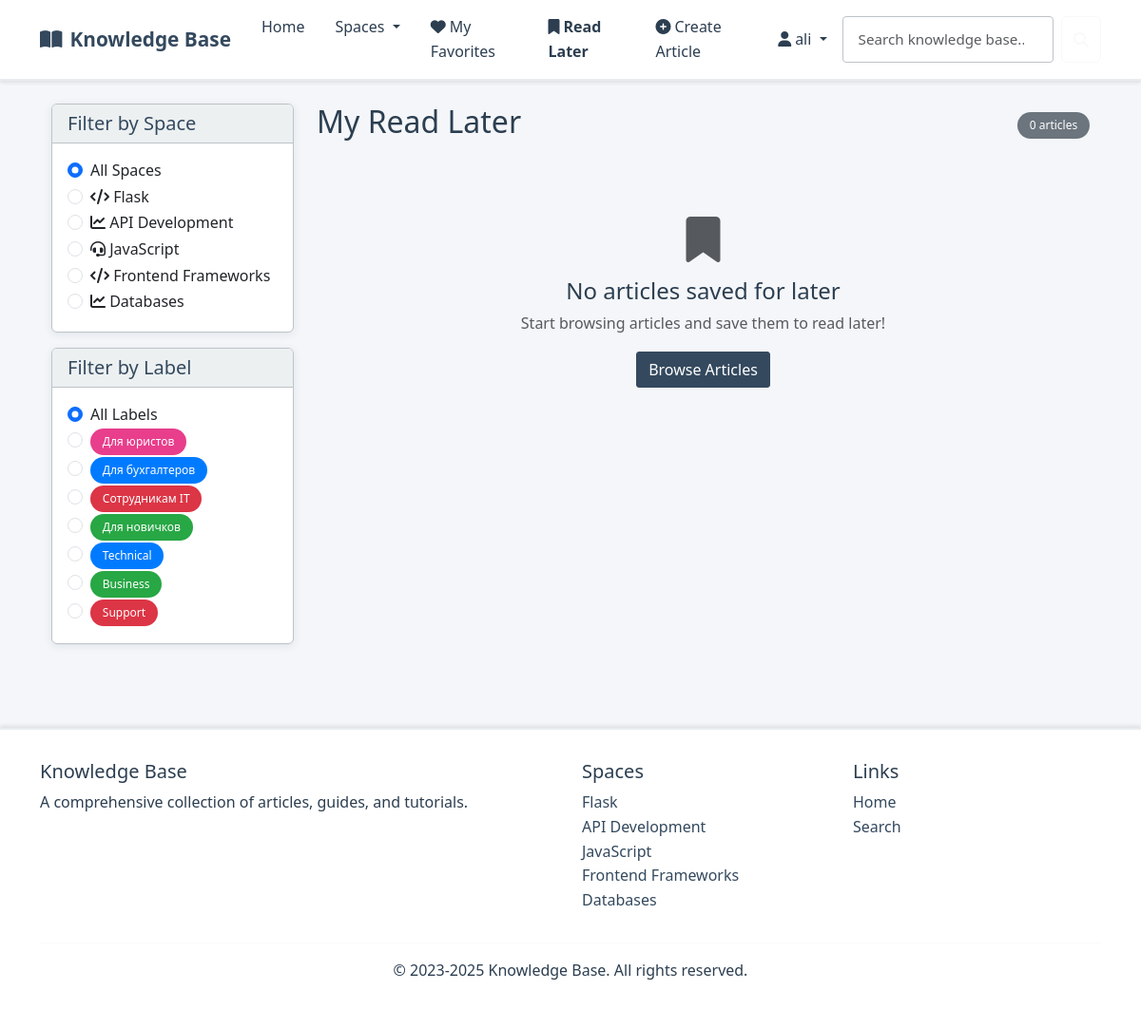
The page /my-read-later/ (signed in) on the database its author committed.
### kb/models.py (models this page shows, shortened)
class Space(models.Model):
    ICON_CHOICES = [
        ('fas fa-folder', 'Folder'),
        ('fas fa-book', 'Book'),
        ('fas fa-lightbulb', 'Lightbulb'),
        ('fas fa-cog', 'Settings'),
        ('fas fa-rocket', 'Rocket'),
        ('fas fa-star', 'Star'),
        ('fas fa-heart', 'Heart'),
        ('fas fa-trophy', 'Trophy'),
        ('fas fa-graduation-cap', 'Education'),
        ('fas fa-code', 'Code'),
        ('fas fa-database', 'Database'),
        ('fas fa-shield-alt', 'Security'),
        ('fas fa-users', 'Team'),
        ('fas fa-chart-line', 'Analytics'),
        ('fas fa-puzzle-piece', 'Puzzle'),
        ('fas fa-tools', 'Tools'),
        ('fas fa-globe', 'Global'),
        ('fas fa-mobile-alt', 'Mobile'),
        ('fas fa-cloud', 'Cloud'),
        ('fas fa-fire', 'Fire'),
    ]
    name = models.CharField(max_length=100)
    description = models.TextField()
    label = models.ForeignKey(Label, on_delete=models.SET_NULL, null=True, blank=True, related_name='spaces')
    icon = models.CharField(max_length=50, choices=ICON_CHOICES, default='fas fa-folder')
    class Meta:
        verbose_name_plural = "Spaces"

class Label(models.Model):
    COLOR_CHOICES = [
        ('#007bff', 'Blue'),
        ('#28a745', 'Green'),
        ('#dc3545', 'Red'),
        ('#ffc107', 'Yellow'),
        ('#6f42c1', 'Purple'),
        ('#fd7e14', 'Orange'),
        ('#20c997', 'Teal'),
        ('#e83e8c', 'Pink'),
        ('#6c757d', 'Gray'),
        ('#17a2b8', 'Cyan'),
    ]
    name = models.CharField(max_length=50)
    color = models.CharField(max_length=7, choices=COLOR_CHOICES, default='#007bff')
    class Meta:
        verbose_name_plural = "Labels"

### kb/views.py (the view)
# urls.py: path('my-read-later/', views.my_read_later, name='my_read_later'),
@login_required
def my_read_later(request):
    read_later_articles = ReadLater.objects.filter(user=request.user).select_related('article__space').order_by('-created_at')
    spaces = Space.objects.all()
    labels = Label.objects.all()
    context = {
        'read_later_articles': read_later_articles,
        'spaces': spaces,
        'labels': labels,
    }
    return render(request, 'my_read_later.html', context)

### kb/context_processors.py (called while the page is built)
def categories_processor(request):
    return {
        'spaces': Space.objects.all()
    }

### templates/my_read_later.html (shortened to what this page needs)
{% extends 'layout.html' %}
{% block content %}
<div class="container">
    <div class="row">
        <div class="col-md-3">
            <div class="card">
                <div class="card-header">
                    <h5 class="mb-0">Filter by Space</h5>
                </div>
                <div class="card-body">
                    <div class="form-check">
                        <input class="form-check-input" type="radio" name="spaceFilter" id="all-spaces" value="" checked>
                        <label class="form-check-label" for="all-spaces">
                            All Spaces
                        </label>
                    </div>
                    {% for space in spaces %}
                    <div class="form-check">
                        <input class="form-check-input" type="radio" name="spaceFilter" id="space-{{ space.id }}" value="{{ space.id }}">
                        <label class="form-check-label" for="space-{{ space.id }}">
                            <i class="{{ space.icon }}"></i> {{ space.name }}
                        </label>
                    </div>
                    {% endfor %}
                </div>
            </div>
            <div class="card mt-3">
                <div class="card-header">
                    <h5 class="mb-0">Filter by Label</h5>
                </div>
                <div class="card-body">
                    <div class="form-check">
                        <input class="form-check-input" type="radio" name="labelFilter" id="all-labels" value="" checked>
                        <label class="form-check-label" for="all-labels">
                            All Labels
                        </label>
                    </div>
                    {% for label in labels %}
                    <div class="form-check">
                        <input class="form-check-input" type="radio" name="labelFilter" id="label-{{ label.id }}" value="{{ label.id }}">
                        <label class="form-check-label" for="label-{{ label.id }}">
                            <span class="badge" style="background-color: {{ label.color }};">{{ label.name }}</span>
                        </label>
                    </div>
                    {% endfor %}
                </div>
            </div>
        </div>
        <div class="col-md-9">
            <div class="d-flex justify-content-between align-items-center mb-4">
                <h2>My Read Later</h2>
                <span class="badge bg-secondary">{{ read_later_articles|length }} article{{ read_later_articles|length|pluralize }}</span>
            </div>
            {% if read_later_articles %}
                <div class="row" id="articles-container">
                    {% for read_later in read_later_articles %}
                        <div class="col-12 mb-3 article-item"
                             data-space-id="{{ read_later.article.space.id }}"
                             data-label-id="{% if read_later.article.space.label %}{{ read_later.article.space.label.id }}{% endif %}">
                            <div class="card">
                                <div class="card-body">
                                    <div class="row">
                                        <div class="col-md-8">
                                            <h5 class="card-title">
                                                <a href="{% url 'article_detail' read_later.article.id %}" class="text-decoration-none">
                                                    {{ read_later.article.title }}
                                                </a>
                                            </h5>
                                            <p class="card-text">{{ read_later.article.summary|truncatewords:30 }}</p>
                                            <div class="mb-2">
                                                {% for tag in read_later.article.tags %}
                                                    <span class="badge bg-info me-1">{{ tag }}</span>
                                                {% endfor %}
                                            </div>
                                        </div>
                                        <div class="col-md-4">
                                            <div class="text-end">
                                                <div class="mb-2">
                                                    <span class="badge bg-primary">
                                                        <i class="{{ read_later.article.space.icon }}"></i> {{ read_later.article.space.name }}
                                                    </span>
                                                    {% if read_later.article.space.label %}
                                                        <span class="badge" style="background-color: {{ read_later.article.space.label.color }};">
                                                            {{ read_later.article.space.label.name }}
                                                        </span>
                                                    {% endif %}
                                                </div>
                                                <div class="small text-muted mb-2">
                                                    <i class="fas fa-eye"></i> {{ read_later.article.get_view_count }} views
                                                    <i class="fas fa-heart ms-2"></i> {{ read_later.article.get_favorites_count }} favorites
                                                </div>
                                                <div class="small text-muted">
                                                    Saved: {{ read_later.created_at|date:"M d, Y" }}
                                                </div>
                                                {% if user.is_authenticated %}
                                                <div class="mt-2">
                                                    <button class="btn btn-sm btn-outline-danger toggle-read-later"
                                                            data-article-id="{{ read_later.article.id }}"
                                                            data-bs-toggle="tooltip"
                                                            title="Remove from read later">
                                                        <i class="fas fa-bookmark"></i> Remove
                                                    </button>
                                                </div>
                                                {% endif %}
                                            </div>
                                        </div>
                                    </div>
                                </div>
                            </div>
                        </div>
                    {% endfor %}
                </div>
            {% else %}
                <div class="text-center py-5">
                    <i class="fas fa-bookmark fa-3x text-muted mb-3"></i>
                    <h4>No articles saved for later</h4>
                    <p class="text-muted">Start browsing articles and save them to read later!</p>
                    <a href="{% url 'index' %}" class="btn btn-primary">Browse Articles</a>
                </div>
            {% endif %}
        </div>
    </div>
</div>
{% endblock %}

### templates/layout.html (shortened to what this page needs)
{% load static %}
<!DOCTYPE html>
<html lang="en">
<head>
    <link href="https://cdn.jsdelivr.net/npm/bootstrap@5.3.0/dist/css/bootstrap.min.css" rel="stylesheet">
    <link rel="stylesheet" href="https://cdnjs.cloudflare.com/ajax/libs/font-awesome/6.4.0/css/all.min.css">
    <link rel="stylesheet" href="https://cdnjs.cloudflare.com/ajax/libs/highlight.js/11.7.0/styles/github-dark.min.css">
    <link rel="stylesheet" href="{% static 'css/custom.css' %}">
</head>
<body>
    <nav class="navbar navbar-expand-lg" style="background-color: #ffffff; border-bottom: 2px solid #e9ecef; box-shadow: 0 2px 4px rgba(0,0,0,0.1);">
        <div class="container">
            <a class="navbar-brand" href="{% url 'index' %}">
                <i class="fas fa-book-open me-2"></i>Knowledge Base
            </a>
            <div class="collapse navbar-collapse" id="navbarMain">
                <ul class="navbar-nav me-auto">
                    <li class="nav-item">
                        <a class="nav-link {% if request.path == '/' %}active{% endif %}" href="{% url 'index' %}">Home</a>
                    </li>
                    <li class="nav-item dropdown">
                        <a class="nav-link dropdown-toggle" href="#" id="spacesDropdown" role="button" data-bs-toggle="dropdown" aria-expanded="false">
                            Spaces
                        </a>
                    </li>
                    {% if user.is_authenticated %}
                    <li class="nav-item">
                        <a class="nav-link {% if request.path == '/my-favorites/' %}active{% endif %}" href="{% url 'my_favorites' %}">
                            <i class="fas fa-heart me-1"></i>My Favorites
                        </a>
                    </li>
                    <li class="nav-item">
                        <a class="nav-link {% if request.path == '/my-read-later/' %}active{% endif %}" href="{% url 'my_read_later' %}">
                            <i class="fas fa-bookmark me-1"></i>Read Later
                        </a>
                    </li>
                    <li class="nav-item">
                        <a class="nav-link {% if request.path == '/article/create/' %}active{% endif %}" href="{% url 'create_article' %}">
                            <i class="fas fa-plus-circle me-1"></i>Create Article
                        </a>
                    </li>
                    {% endif %}
                </ul>
                <ul class="navbar-nav ms-auto">
                    {% if user.is_authenticated %}
                    <li class="nav-item dropdown">
                        <a class="nav-link dropdown-toggle" href="#" id="userDropdown" role="button" data-bs-toggle="dropdown" aria-expanded="false">
                            <i class="fas fa-user me-1"></i>{{ user.username }}
                        </a>
                    </li>
                    {% endif %}
                </ul>
                <div class="d-flex position-relative">
                    <form id="searchForm" class="d-flex" action="{% url 'search' %}" method="get">
                        <input id="searchInput" class="form-control me-2" type="search" placeholder="Search knowledge base..." aria-label="Search" name="q">
                        <button class="btn btn-outline-light" type="submit">
                            <i class="fas fa-search"></i>
                        </button>
                    </form>
                </div>
            </div>
        </div>
    </nav>
    <main class="container py-4">
        {% block content %}{% endblock %}
    </main>
    <footer class="footer">
        <div class="container">
            <div class="row">
                <div class="col-md-6">
                    <h5>Knowledge Base</h5>
                    <p>A comprehensive collection of articles, guides, and tutorials.</p>
                </div>
                <div class="col-md-3">
                    <h5>Spaces</h5>
                    <ul class="list-unstyled">
                        {% for space in spaces %}
                        <li><a href="{% url 'space_detail' space_id=space.id %}" class="text-decoration-none" style="color: var(--primary-corporate);">{{ space.name }}</a></li>
                        {% endfor %}
                    </ul>
                </div>
                <div class="col-md-3">
                    <h5>Links</h5>
                    <ul class="list-unstyled">
                        <li><a href="{% url 'index' %}" class="text-decoration-none" style="color: var(--primary-corporate);">Home</a></li>
                        <li><a href="{% url 'search' %}" class="text-decoration-none" style="color: var(--primary-corporate);">Search</a></li>
                    </ul>
                </div>
            </div>
            <hr style="border-color: #e9ecef;">
            <div class="text-center">
                <p>&copy; 2023-2025 Knowledge Base. All rights reserved.</p>
            </div>
        </div>
    </footer>
</body>
</html>

### static/css/custom.css (style rules this page uses)
:root { --primary-corporate: #34495e; --secondary-corporate: #2c3e50; --accent-corporate: #3498db; --success-corporate: #27ae60; --warning-corporate: #f39c12; --danger-corporate: #e74c3c; --light-corporate: #ecf0f1; --dark-corporate: #2c3e50; --background-corporate: #f4f6f9; --text-corporate: #2c3e50; --border-corporate: #bdc3c7; --shadow-corporate: rgba(52, 73, 94, 0.1); }
body { background-color: var(--background-corporate); color: var(--text-corporate); font-family: 'Segoe UI', Tahoma, Geneva, Verdana, sans-serif; line-height: 1.6; }
.navbar-brand { color: var(--primary-corporate) !important; font-weight: 600; font-size: 1.3rem; }
.navbar-nav .nav-link { color: var(--text-corporate) !important; font-weight: 500; padding: 0.5rem 1rem !important; transition: all 0.3s ease; border-radius: 4px; }
.btn-primary { background-color: var(--primary-corporate); border-color: var(--primary-corporate); font-weight: 500; border-radius: 3px; }
.card { background-color: #ffffff; border: 1px solid var(--border-corporate); border-radius: 6px; box-shadow: 0 2px 8px var(--shadow-corporate); transition: all 0.3s ease; }
.card-header { background-color: var(--light-corporate); border-bottom: 1px solid var(--border-corporate); font-weight: 600; color: var(--primary-corporate); }
.form-control { border: 1px solid var(--border-corporate); border-radius: 4px; padding: 0.75rem 1rem; font-size: 0.95rem; }
.badge { background-color: var(--primary-corporate); color: #ffffff; font-weight: 500; padding: 0.5rem 0.8rem; border-radius: 15px; }
.footer { margin-top: 4rem; padding: 2rem 0; border-top: 1px solid var(--bs-border-color); }
.nav-link.active { font-weight: 600; }
.footer { margin-top: 4rem; padding: 2rem 0; background-color: #ffffff; color: var(--text-corporate); border-top: 2px solid #e9ecef; box-shadow: 0 -2px 4px rgba(0,0,0,0.1); }

### rows shown on the page
Space: name "Flask"
Space: name "API Development"
Space: name "JavaScript"
Space: name "Frontend Frameworks"
Space: name "Databases"
Label: name "Для юристов"
Label: name "Для бухгалтеров"
Label: name "Сотрудникам IT"
Label: name "Для новичков"
Label: name "Technical"
Label: name "Business"
Label: name "Support"

### other values the page prints
{{ user.username }} "ali"
{{ read_later_articles|length }} "0"
